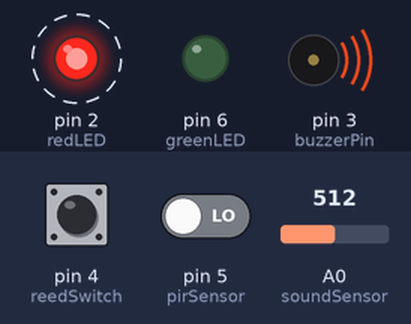
This sketch was run on a simulated Arduino Uno, built with avr-gcc and run on an emulated ATmega328P. Parts: output pins drawn as LEDs (lit = HIGH), buzzer (waves = sounding, pin HIGH). Dashed ring = blinking. Inputs (shaded band) come from the test bench; at power-on: A0 (soundSensor) = 512, pin 4 (reedSwitch) LOW, pin 5 (pirSensor) LOW.

Above: at 1.27 s.
1.3 s: A0 (soundSensor) set to 52
4.3 s: A0 (soundSensor) set to 46
At 5.2 s:
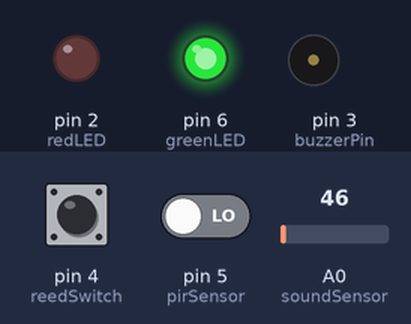
6.0 s: pin 4 (reedSwitch) pulled HIGH for 0.35 s
At 6.9 s:
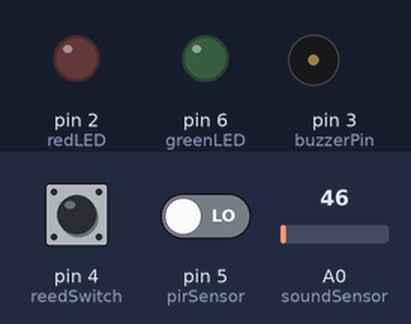
8.0 s: pin 4 (reedSwitch) pulled HIGH for 3.2 s
At 8.35 s:
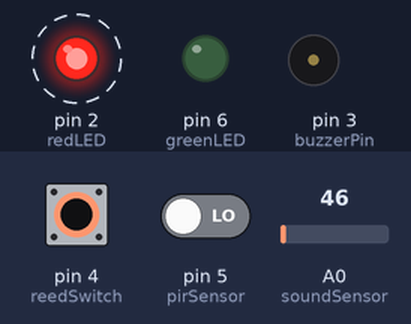
12.7 s: pin 5 (pirSensor) driven HIGH
At 13.8 s:
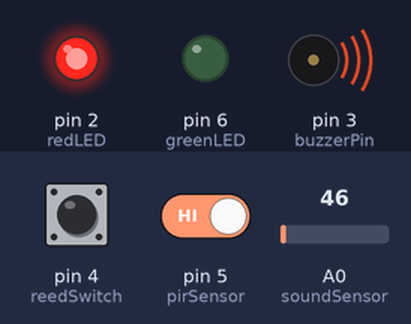
Timing chart, 0 to 15.2 s (numbered marks = the images above; inputs shaded):
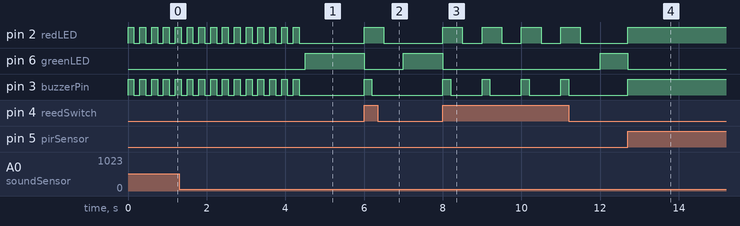

Measured:
- the behaviour switches between 50 and 49 on A0 (soundSensor) (found by bisection; images 0 and 1)
- after the input at 4.3 s, pin 2 (redLED), pin 3 (buzzerPin): goes on until 4.4 s, then stays LOW; pin 6 (greenLED): LOW → HIGH after 0.20 s
- after the input at 6.0 s, pin 2 (redLED): LOW → HIGH at once, → LOW 0.50 s later; pin 6 (greenLED): HIGH → LOW at once, → HIGH 1.0 s later; pin 3 (buzzerPin): LOW → HIGH at once, → LOW 0.20 s later
- after the input at 8.0 s, pin 2 (redLED): alternates HIGH for 0.50 s and LOW for 0.50 s, 8 changes in all, then stays LOW, starting at once; pin 6 (greenLED): HIGH → LOW at once, → HIGH 4.0 s later; pin 3 (buzzerPin): alternates HIGH for 0.20 s and LOW for 0.80 s, 8 changes in all, then stays LOW, starting at once
- after the input at 12.7 s, pin 2 (redLED), pin 3 (buzzerPin): LOW → HIGH at once; pin 6 (greenLED): HIGH → LOW at once
- by itself, pin 2 (redLED), pin 3 (buzzerPin): alternates HIGH for 0.15 s and LOW for 0.15 s

The sketch:

combined_all.ino
```cpp
int reedSwitch = 4;
bool reed_switch_value;
int redLED = 2;
int buzzerPin = 3;
int soundSensor = A0;
int sound_sensor_value;
int soundTh = 50;
int pirSensor = 5;
bool pir_sensor_value;
int greenLED = 6;

void setup()
{
    // put your setup code here, to run once:
    Serial.begin(9600);
    pinMode(reedSwitch, INPUT);
    pinMode(redLED, OUTPUT);
    pinMode(buzzerPin, OUTPUT);
    pinMode(soundSensor, INPUT);
    pinMode(pirSensor, INPUT);
    pinMode(greenLED, OUTPUT);
}

void loop()
{
    // put your main code here, to run repeatedly:
    reed_switch_value = digitalRead(reedSwitch);  // reed - L1
    sound_sensor_value = analogRead(soundSensor); // sound - L2
    pir_sensor_value = digitalRead(pirSensor);    // pir - L3
    if (pir_sensor_value == HIGH)
    {
        pirL3();
    }
    else if (sound_sensor_value >= soundTh)
    {
        soundL2();
    }
    else if (reed_switch_value == HIGH)
    {
        reedL1();
    }
    else
    {
        safeState();
    }
}

void reedL1()
{
    digitalWrite(greenLED, LOW); // intrusion detected
    digitalWrite(redLED, HIGH);
    digitalWrite(buzzerPin, HIGH);
    delay(200);

    digitalWrite(buzzerPin, LOW);
    delay(300);

    digitalWrite(redLED, LOW);
    delay(500);
}

void soundL2()
{
    digitalWrite(greenLED, LOW); // intrusion detected
    digitalWrite(redLED, HIGH);
    digitalWrite(buzzerPin, HIGH);
    delay(150);

    digitalWrite(redLED, LOW);
    digitalWrite(buzzerPin, LOW);
    delay(150);
}

void pirL3()
{
    digitalWrite(greenLED, LOW); // intrusion detected
    digitalWrite(redLED, HIGH);
    digitalWrite(buzzerPin, HIGH);
}

void safeState()
{
    digitalWrite(greenLED, HIGH);
    digitalWrite(redLED, LOW);    // red LED off
    digitalWrite(buzzerPin, LOW); // buzzer off
}
```
